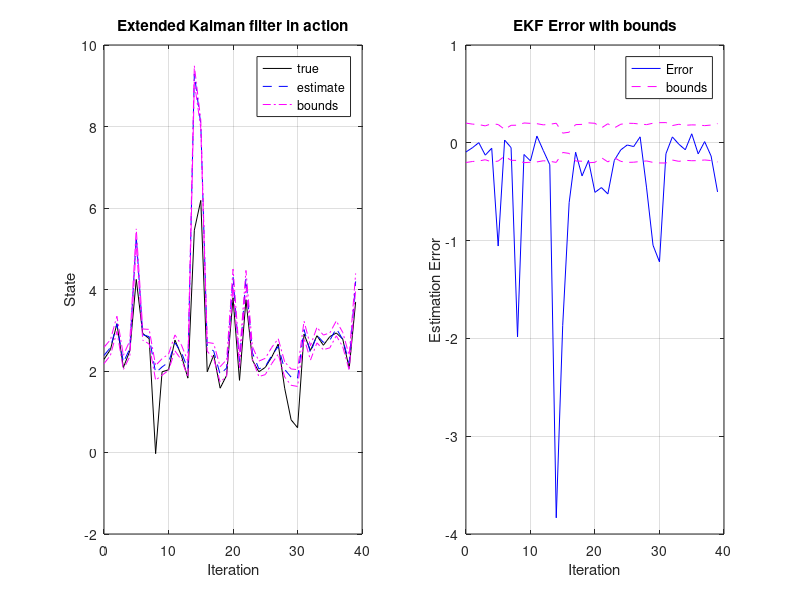

This figure's MATLAB source:
% Initialize simulation variables
SigmaW = 1; % Process noise covariance
SigmaV = 2; % Sensor noise covariance
maxIter = 40;

randn("seed",-1);

% Initialize true state, state estimate, error covariance, initial input
xtrue = 2 + randn(1);  % Initialize true system initial state
xhat = 2;              % Initialize Kalman filter initial estimate
SigmaX = 1;            % Initialize Kalman filter covariance
u = 0;                 % Unknown initial driving input: assume zero

% Reserve storage for variables we might want to plot/evaluate
xstore = zeros(maxIter+1,length(xtrue)); xstore(1,:) = xtrue;
xhatstore = zeros(maxIter,length(xhat));
SigmaXstore = zeros(maxIter,length(xhat)^2);

for k = 1:maxIter,
  % EKF Step 0: Compute Ahat, Bhat
  % Note: For this example, x(k+1) = sqrt(5+x(k)) + w(k)
  Ahat = 0.5/sqrt(5+xhat); Bhat = 1;

  % EKF Step 1: State estimate time update
  % Note: You need to insert your system's f(...) equation here
  xhat = sqrt(5+xhat);

  % KF Step 2: Error covariance time update
  SigmaX = Ahat*SigmaX*Ahat' + Bhat*SigmaW*Bhat';

  % [Implied operation of system in background, with
  % input signal u, and output signal z]
  w = chol(SigmaW)'*randn(1);
  v = chol(SigmaV)'*randn(1);
  ztrue = xtrue^3 + v;  % z is based on present x and u
  xtrue = sqrt(5+xtrue) + w;  % future x is based on present u

  % KF Step 3: Estimate system output
  % Note: You need to insert your system's h(...) equation here
  Chat = 3*xhat^2; Dhat = 1;
  zhat = xhat^3;

  % KF Step 4: Compute Kalman gain matrix
  L = SigmaX*Chat'/(Chat*SigmaX*Chat' + Dhat*SigmaV*Dhat');

  % KF Step 5: State estimate measurement update
  xhat = xhat + L*(ztrue - zhat);
  xhat = max(-5,xhat); % don't get square root of negative xhat!

  % KF Step 6: Error covariance measurement update
  SigmaX = SigmaX - L*Chat*SigmaX;

  % [Store information for evaluation/plotting purposes]
  xstore(k+1,:) = xtrue;
  xhatstore(k,:) = xhat;
  SigmaXstore(k,:) = SigmaX(:);
end

subplot(1,2,1);
plot(0:maxIter-1,xstore(1:maxIter),'k-',0:maxIter-1,xhatstore,'b--', ...
  0:maxIter-1,xhatstore+3*sqrt(SigmaXstore),'m-.',...
  0:maxIter-1,xhatstore-3*sqrt(SigmaXstore),'m-.'); grid;
legend('true','estimate','bounds');
title('Extended Kalman filter in action');
xlabel('Iteration'); ylabel('State');

subplot(1,2,2)
estErr = xstore(1:maxIter)-xhatstore;
bounds = 3*sqrt(SigmaXstore);
plot(0:maxIter-1,estErr,'b-',0:maxIter-1, bounds,'m--',0:maxIter-1,-bounds,'m--');
grid; legend('Error','bounds','location','best');
title('EKF Error with bounds');
xlabel('Iteration'); ylabel('Estimation Error');

% Compute rms error
sqrt(mean(estErr.^2))

% Compute fraction of estimates outside of 3-sigma bounds
length(find(abs(estErr)>bounds))/maxIter

max(abs(estErr))
